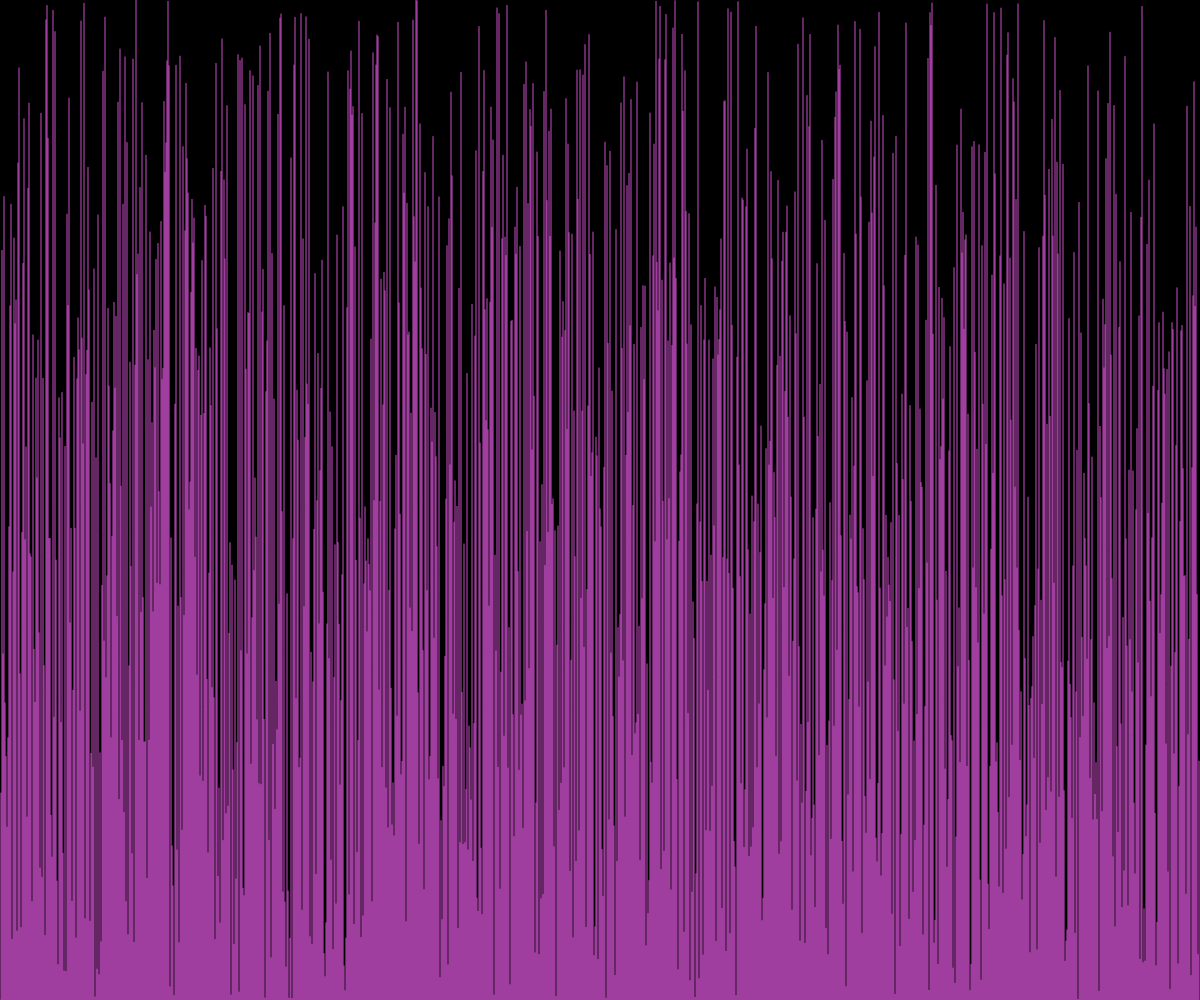
Frame 1 (no input)
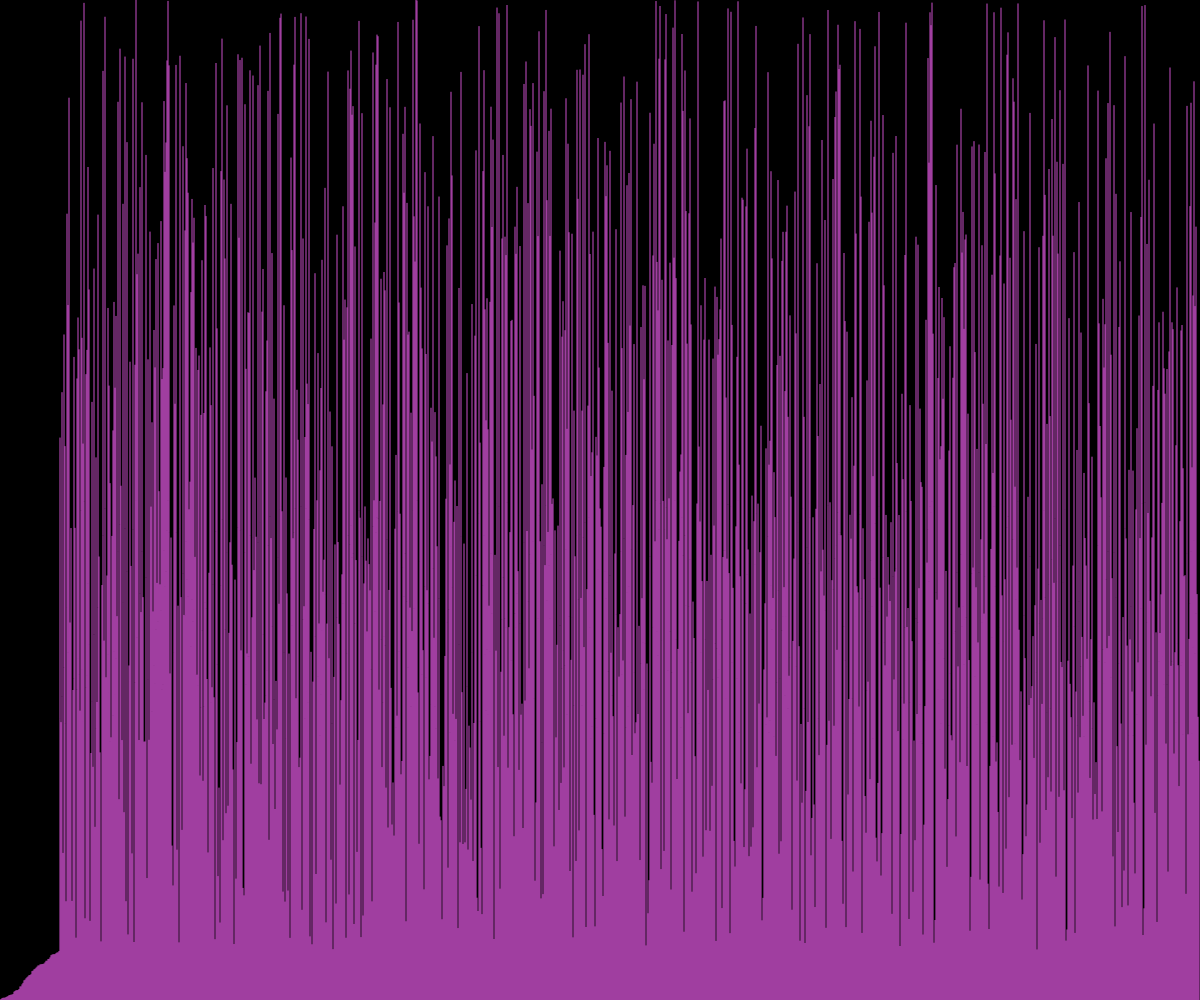
Frame 60 (no input)
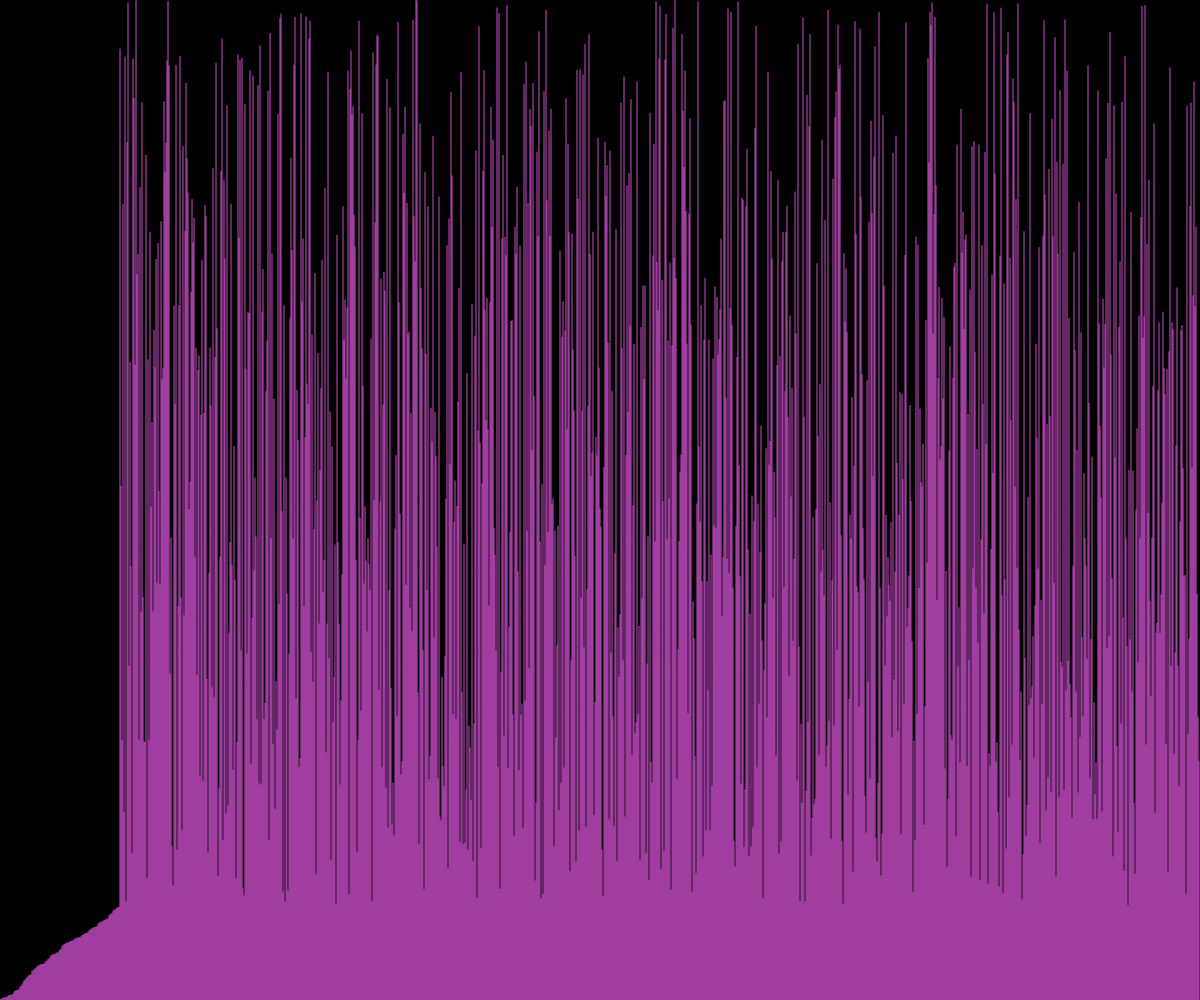
Frame 120 (the mouse pressed at the canvas centre since frame 60)

The p5.js sketch that drew these frames (run headless with seeded random() and noise() and a simulated clock; from frame 60 on, the mouse is pressed at the canvas centre):

// p5.js sketch
// ── sketch.js
let lines = [];     //array to hold all elements.
let i = j = 0;  
let smallest;

function setup() {
  createCanvas(windowWidth, windowHeight);
  // Assigning random height values as elements to be sorted for the number of width pixels.
  for(n = 0; n < width; n++) {
    lines[n] = parseFloat(random(height));
  }
}

function draw() {
  background(0);
  stroke(255, 100, 255, 200);
  if(i < lines.length) {
    smallest = lines[i];

  // Code to see individual lines getting compared and being bubbled up to the last.
  // Note - SLOW STEP
    // if(lines[j + 1] < smallest) {
    //   smallest = lines[j + 1];
    // }
    // j += 1;
    // if( j >= lines.length) {
    //   j = 0;
    //   i += 1;
    // }

  // Code to see the ith interation only.
  // Note - FAST STEP
    for(j = i; j < lines.length; j++) {
      if(lines[j + 1] < smallest) {
        smallest = lines[j + 1];
      }
    }
    swap(lines, lines.indexOf(smallest), i);
  }else {
    noLoop();
  }
  // Displaying the lines from the 'Lines Array'.
  for(k = 0; k < lines.length; k++) {
    line(k, height, k, height - lines[k]);
  }
  i++;
}

// General Swapping function to swap two elements.
function swap(arr, preceding, succeding) {
  let temp = arr[preceding];
  arr[preceding] = arr[succeding];
  arr[succeding] = temp;
}
